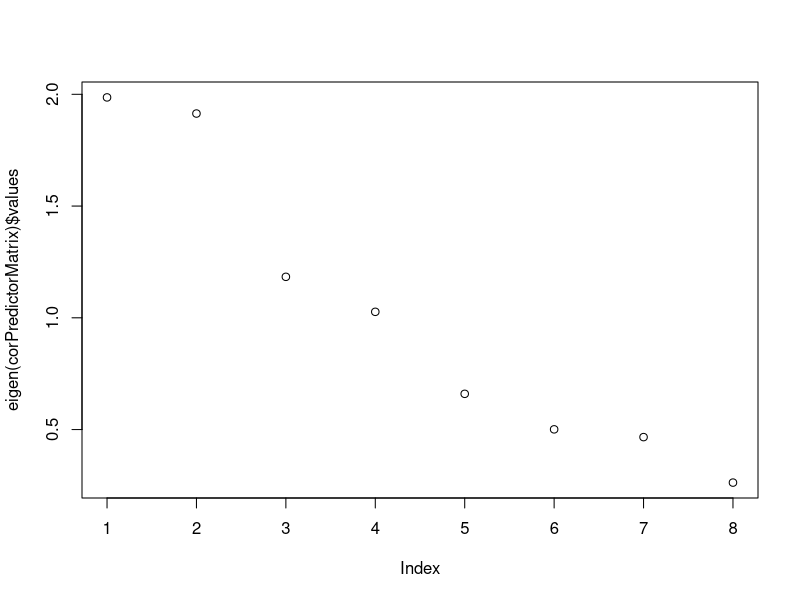
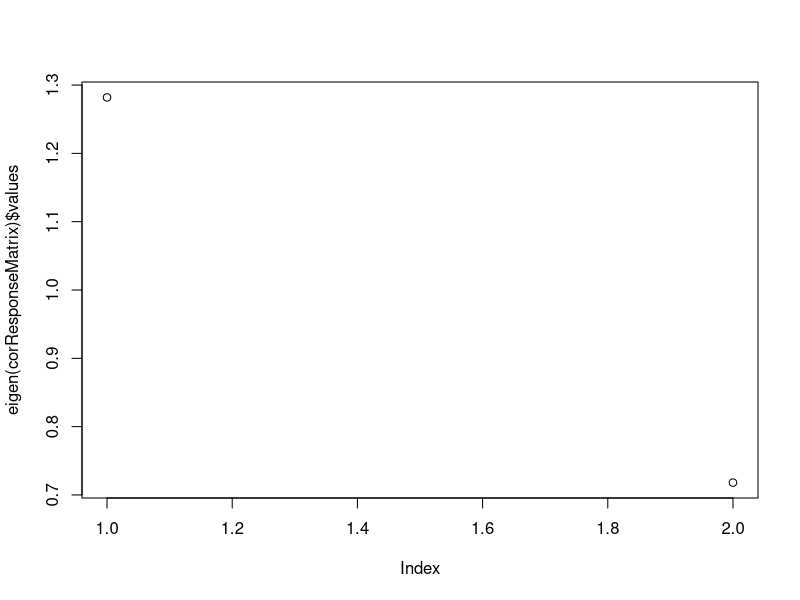

These charts were generated, in order, by the following R code:
## ---- chunk 1
#install.packages("psych")
#install.packages("corrplot")
library(corrplot)
library(psych)
library(tidyverse)
library(skimr)
library(dplyr)
## ---- chunk 2
EUcars <- read_csv("car_prices.csv", na = c("", NA, "N/A"))

EUcars = EUcars |> drop_na() |> filter (Brand == "Fiat", Gearbox != "Semi-automatic", Drivetrain != "Rear") |> select(Model,Price,Kilometers,Power, Seats,Doors,Cylinders,Gearbox,Year,Drivetrain,Country)

EUcars <- replace(EUcars, EUcars == "Automatic", "0")
EUcars <- replace(EUcars, EUcars == "Manual", "1")
EUcars <- replace(EUcars, EUcars == "4WD", "1")
EUcars <- replace(EUcars, EUcars == "Front", "0")
EUcars <- replace(EUcars, EUcars == "AT", "1")
EUcars <- replace(EUcars, EUcars == "BE", "2")
EUcars <- replace(EUcars, EUcars == "DE", "3")
EUcars <- replace(EUcars, EUcars == "IT", "4")
EUcars <- replace(EUcars, EUcars == "NL", "5")

EUcars$Gearbox = as.numeric(EUcars$Gearbox)
EUcars$Drivetrain = as.numeric(EUcars$Drivetrain)
EUcars$Country = as.numeric(EUcars$Country)

## ---- chunk 3

## ---- chunk 4
# Use eigen() to identify intrinsic dimensionality separtely for predictor and response variables.
predictorMatrix <-EUcars[,c(3,4,6:11)]
responseMatrix <-EUcars[,c(2,5)]

corPredictorMatrix <- cor(predictorMatrix)
corResponseMatrix <- cor(responseMatrix)
## ---- chunk 5
#Predictor values
eigen(corPredictorMatrix)$values
plot(eigen(corPredictorMatrix)$values)

# For our predictor values using Jolliefs and Kaisers criterion we would get a intrinsic dimensional of 4 while using the inflection point would be 2. Based on this we would use a intrinsic dimensionality of 4.

#Response values
eigen(corResponseMatrix)$values
plot(eigen(corResponseMatrix)$values)

# For our Response variable Kaisers criterion would tell us to use 1 while Jolliefs tells us to use 2 and in this case the inflection point isn't helpful with our graph so based on this we are going to use a intrinsic dimensionality of 1 because that is the only way we can reduce our dimensions for Response.
## ---- chunk 6
A <- pca(r = corPredictorMatrix, nfactors = 4, rotate = "varimax")$loadings[]
pca(r = corPredictorMatrix, nfactors = 4, rotate = "varimax")

A3 <- pca(r = corPredictorMatrix, nfactors = 4, rotate = "oblimin")$loadings[]
pca(r = corPredictorMatrix, nfactors = 4, rotate = "oblimin")
## ---- chunk 7
A <- pca(r = corResponseMatrix, nfactors = 1)$loadings[]
pca(r = corResponseMatrix, nfactors = 1)
## ---- chunk 8
A <- pca(r = corPredictorMatrix, nfactors = 4, rotate = "varimax")

pca(r = corPredictorMatrix, nfactors = 4, rotate = "oblimin")
# We decided to use orthogonal rotation for our factors, as oblique does not remove a significant amount of complexity nor does it contain a higher cumulative variance. Additionally, when viewing the phi-factor correlation matrix in our obliquely rotated factors, the correlation between any two factors doesn't exceed even .15, much less .3.

A
# Factors 1-4 have variances of .24, .2, .19, and .14 respectively, adding up to a .76 cumulative variance, which means that 76% of the variance in the original model was retained. We'll consider this sufficient, as it falls below the 30% data loss threshold. Additionally, each variable has a communality of >.70, which means there isn't one specific variable that has lost much of its variance.

# 2 variables have a Hofmann's complexity of 2 or higher: Power and Cylinders. We will keep these in our model, but we'll make sure to keep an eye on them.


# Since we decided not to group response variables into a singular factor, there is no rotation to interpret variance and covariance for.
